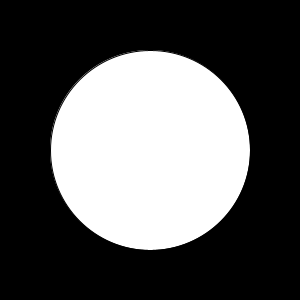
Frame 1 (no input)
Frame 60 (the mouse pressed at the canvas centre just before this capture): identical to frame 1, image omitted
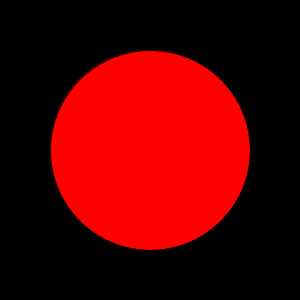
Frame 120 (the mouse held since frame 60 and released just before this capture)

The Processing sketch that drew these frames (run headless with seeded random() and noise(); from frame 60 on, the mouse is pressed at the canvas centre):

// Processing sketch: ex06_04
// ── ex06_04.pde
// 마우스가 원 안에 들어오면 원의 색상 변경

float d, r = 100.0;

void setup() {
  size(300, 300);
}

void draw() {
  background(0);
  d = dist(width/2, height/2, mouseX, mouseY);
  if (d < r) {
    fill(255, 0, 0);
  } else {
    fill(255, 255, 255);
  }
  ellipse(width/2, height/2, r*2, r*2);
  println(d);
}
